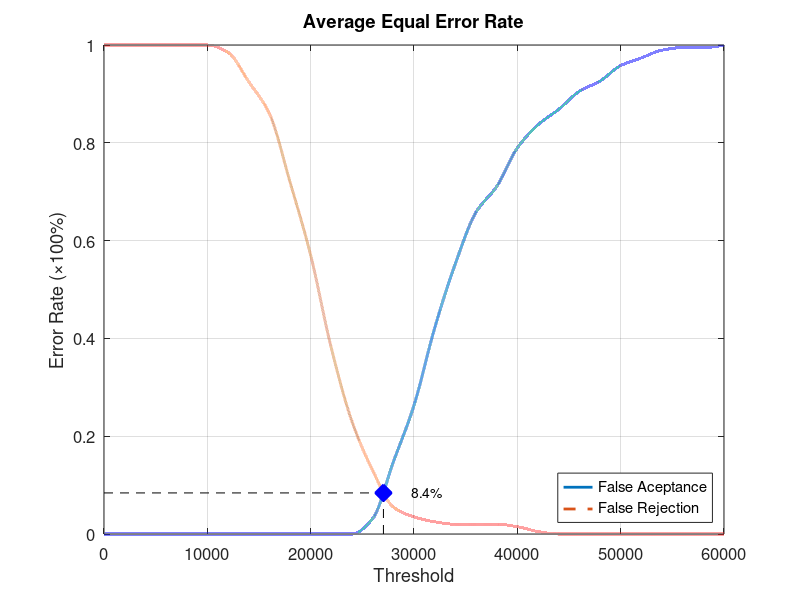
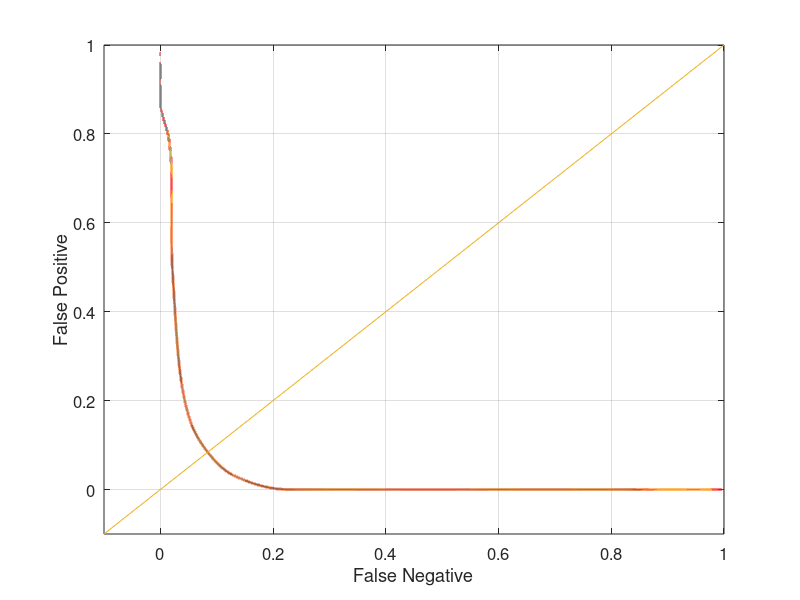

Write MATLAB code to recreate these figures, in order.
function yEER = Database4_4
close all;
clear;
clc;
x = 0:2000:60000;
xq = 0:0.5:60000;

y0 = [0 0 0 0 0 0 0 0 0 0 0 0 0 0.0315789 0.147368 0.263158 0.421053 0.552632 0.657895 0.710526 0.789474 0.836842 0.868421 0.905263 0.926316 0.957895 0.973684 0.989474 0.994737 0.994737 1];
yy0 = interp1(x, y0, xq, 'pchip');
y1 = [1 1 1 1 1 1 0.985 0.925 0.86 0.72 0.57 0.38 0.23 0.13 0.055 0.035 0.025 0.02 0.02 0.02 0.015 0.005 0 0 0 0 0 0 0 0 0];
yy1 = interp1(x, y1, xq, 'pchip');

% Calculating EER: 
y2 = abs(y0 - y1);
find(y2 == min(y2))
yy2 = abs(yy0 - yy1);
xEER = find(yy2 == min(yy2));
xEERIndex = xq(xEER) % X-axis EER
yEER = yy0(xEER) % Y-axis EER

main = figure
plot(xq, yy0,'-','LineWidth', 2);	hold on
plot(xq, yy1,'--','LineWidth', 2);	hold on
plot([xEERIndex xEERIndex], [0 yEER], 'k--');	hold on
plot([0 xEERIndex], [yEER yEER], 'k--');	hold on
plot(xEERIndex, yEER, 'bx', 'LineWidth', 10);	hold on
text(xEERIndex + 10 * xEERIndex / 100, yEER, [num2str(round((10000 * yEER)) / 100) '%'])
legend('False Aceptance', 'False Rejection', 'Location', 'SouthEast')
xlabel('Threshold')
ylabel('Error Rate (\times100%)')
title('Average Equal Error Rate')
set(gca, 'FontSize', 12)
axis([0 60000 0 1])
grid on

print(main, 'Database4_4Main', '-dpng');
FNRxFPR = figure('Color', [1 1 1]);
plot(yy1, yy0, '-', yy1, yy0, 'LineWidth', 2);
hold on
y = -0.1:0.1:1
plot(y, y); 
set(gca, 'FontSize', 12)
xlabel('False Negative')
ylabel('False Positive')
axis([-0.1 1 -0.1 1])
set(gca, 'FontSize', 12)
grid on

print(FNRxFPR, 'Database4_4FNRxFPR','-dpng');
end
